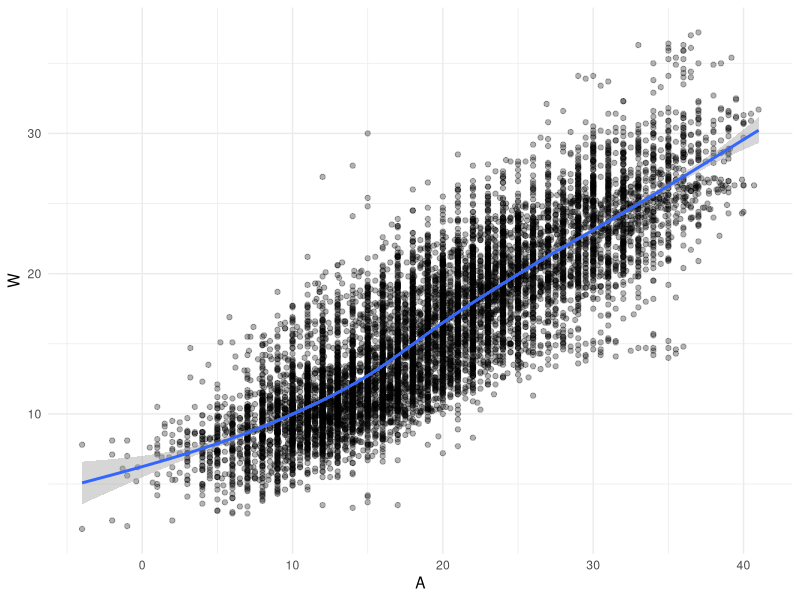
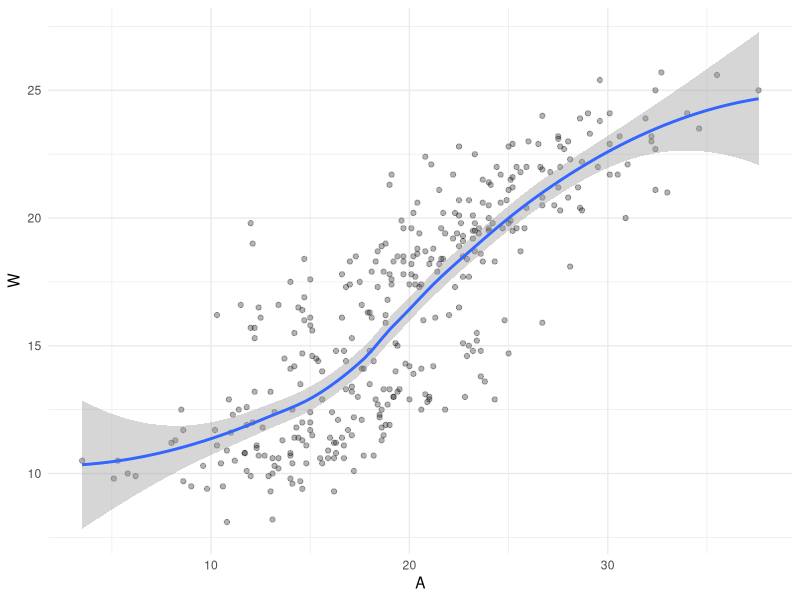
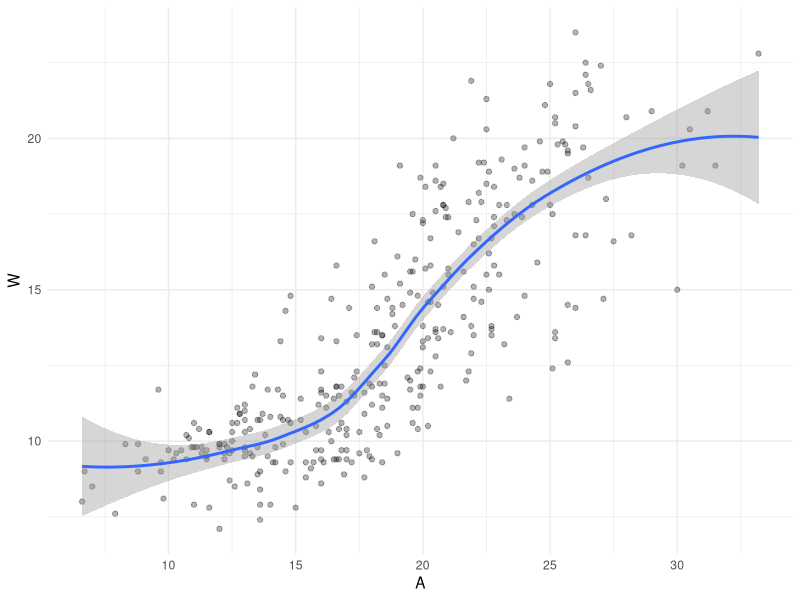
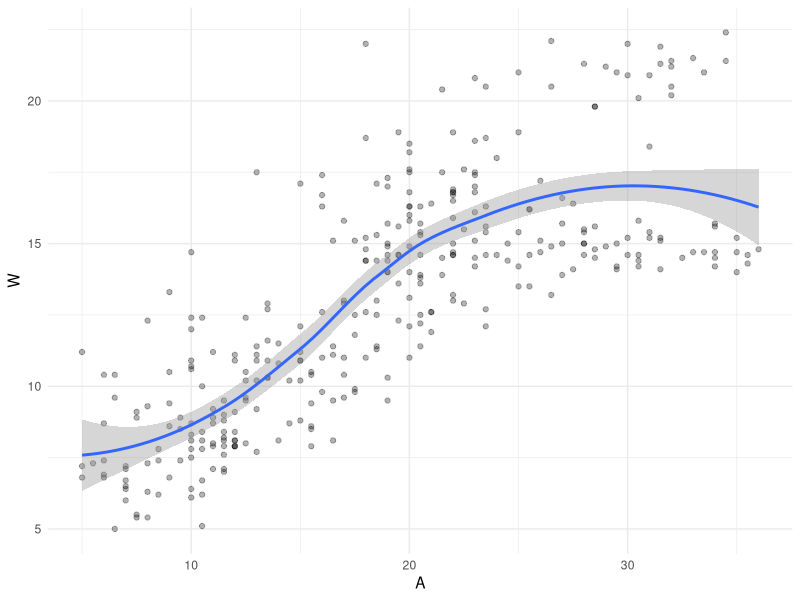
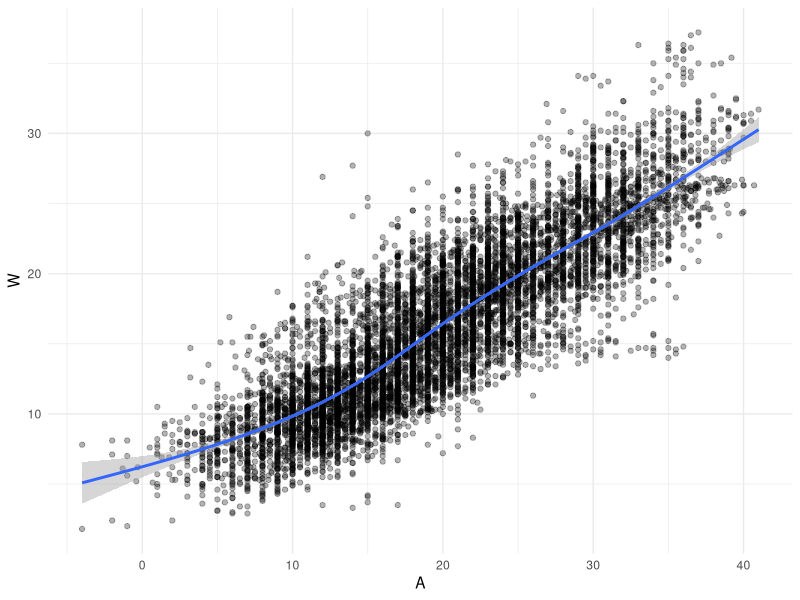
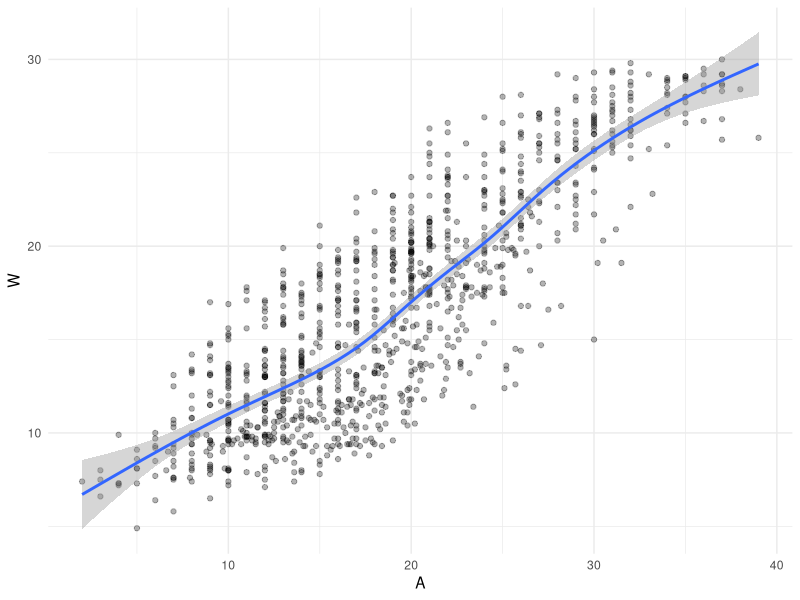

The R script that drew these images, in order:
## ---- chunk 1
knitr::opts_chunk$set(echo = TRUE,warning=F)
options(scipen=999)
library(tidyverse)    #Essential Functions
library(modelr)       #Helpful Functions in Modeling
DATA=read_csv("AirWaterTemp.csv",col_types=cols()) #River Data
## ---- chunk 2
head(DATA)
## ---- chunk 3
ggplot(data=DATA) +
  geom_point(aes(x=A,y=W),alpha=0.3)+
  geom_smooth(aes(x=A,y=W)) +
  theme_minimal()
## ---- chunk 4
WAPLOT.func=function(Location){

  DATA %>% filter(L == Location) %>%
    ggplot()+
    geom_point(aes(x=A,y=W),alpha=0.3)+
    geom_smooth(aes(x=A,y=W)) +
    theme_minimal()
}

WAPLOT.func(103)
WAPLOT.func(105)
WAPLOT.func(918)
## ---- chunk 5
set.seed(216)
TEST.LOCATIONS=sample(x=unique(DATA$L),size=3,replace=F)

TRAIN = anti_join(DATA,tibble(L=TEST.LOCATIONS),by="L")
TEST = semi_join(DATA,tibble(L=TEST.LOCATIONS),by="L")
## ---- chunk 6
WAPLOT2.func=function(DATA){
  ggplot(data=DATA)+
    geom_point(aes(x=A,y=W),alpha=0.3)+
    geom_smooth(aes(x=A,y=W)) +
    theme_minimal()
}

WAPLOT2.func(TRAIN)
WAPLOT2.func(TEST)
## ---- chunk 7
linmod=lm(W~A,data=TRAIN)
summary(linmod)
